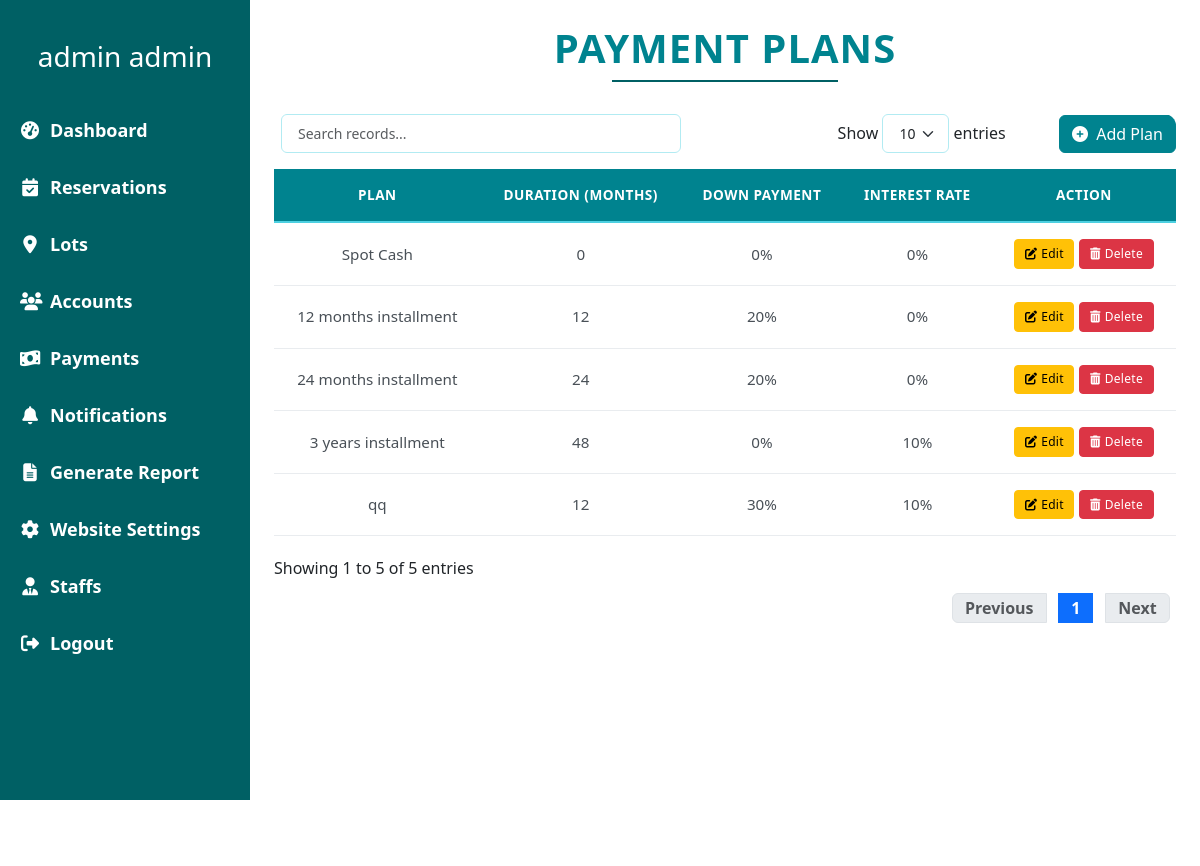
The page /admin/payment_plans.php (signed in) on the database as committed earlier.
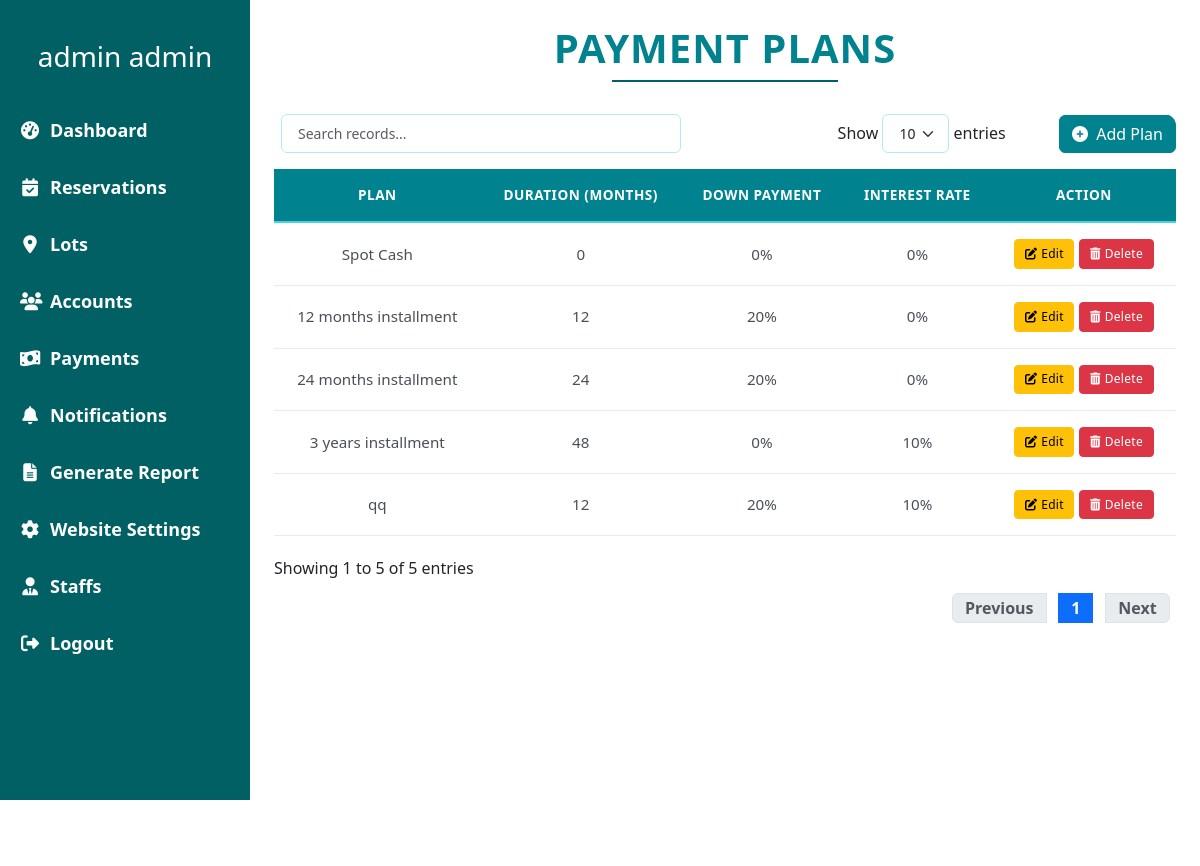
The same page on the database as committed later.
### tables this page shows
CREATE TABLE `payment_plan` (
  `payment_plan_id` int(11) NOT NULL,
  `plan` varchar(250) NOT NULL,
  `duration` int(11) NOT NULL,
  `down_payment` float NOT NULL,
  `interest_rate` float NOT NULL,
  `is_deleted` tinyint(1) NOT NULL DEFAULT 0
);

### admin/payments/payments.class.php (called while the page is built, shortened)
<?php
require_once __DIR__ . '/../../database.php';
class Payments_class{
    protected $db;
    function __construct(){
        $this->db = new Database();
    }
    public function showPaymentPlans() {
        $sql = "SELECT * FROM payment_plan WHERE is_deleted = 0";
        $query = $this->db->connect()->prepare($sql);
        $data = null;
        if($query->execute()){
            $data = $query->fetchAll(PDO::FETCH_ASSOC);
        }
        return $data;
    }
}

### database.php (called while the page is built, shortened)
<?php
class Database{
    private $host = 'localhost';
    private $username = 'root';
    private $password = '';
    private $dbname = 'burial_db';
    protected $connection;
    function connect(){
        try {
            if($this->connection === null){
                $dsn = "mysql:host=$this->host;dbname=$this->dbname";
                $this->connection = new PDO($dsn, $this->username, $this->password, [
                    PDO::ATTR_ERRMODE => PDO::ERRMODE_EXCEPTION,
                    PDO::ATTR_DEFAULT_FETCH_MODE => PDO::FETCH_ASSOC,
                    PDO::ATTR_EMULATE_PREPARES => false
                ]);
            }
            return $this->connection;
        } catch (PDOException $e) {
            error_log("Database Connection Error: " . $e->getMessage());
            error_log("DSN: mysql:host=$this->host;dbname=$this->dbname");
            throw new Exception("Database connection failed: " . $e->getMessage());
        }
    }
}

### admin/payment_plans.php (the view, shortened to what this page needs)
<?php
    include(__DIR__ . '/nav/navigation.php');
    require_once (__DIR__ . '/payments/payments.class.php');
    $burialObj = new Payments_class();
    $paymentPlans = $burialObj->showPaymentPlans();
?>
<link rel="stylesheet" type="text/css" href="https://cdn.datatables.net/1.13.7/css/dataTables.bootstrap5.min.css">
<div class="container-fluid px-4 py-4">
    <div class="text-center mb-4">
        <h1 class="display-5 fw-bold text-uppercase" style="color: #006064;">PAYMENT PLANS</h1>
        <div class="border-bottom border-2 w-25 mx-auto" style="border-color: #006064 !important;"></div>
    </div>
    <div class="card">
        <div class="card-body">
            <table id="paymentPlansTable" class="table">
                <thead>
                    <tr>
                        <th>Plan</th>
                        <th>Duration (Months)</th>
                        <th>Down Payment</th>
                        <th>Interest Rate</th>
                        <th>Action</th>
                    </tr>
                </thead>
                <tbody>
                    <?php foreach ($paymentPlans as $plan): ?>
                    <tr>
                        <td><?= $plan['plan'] ?></td>
                        <td><?= $plan['duration'] ?></td>
                        <td><?= $plan['down_payment'] ?>%</td>
                        <td><?= $plan['interest_rate'] ?>%</td>
                        <td>
                            <div class="d-flex gap-1 justify-content-center">
                                <a href="payments/edit_payment_plan.php?id=<?= $plan['payment_plan_id'] ?>"
                                   class="btn btn-sm btn-warning d-flex align-items-center">
                                    <i class="fas fa-edit me-1"></i> Edit
                                </a>
                                <button class="btn btn-sm btn-danger deletePlanBtn d-flex align-items-center"
                                        data-plan_id="<?= $plan['payment_plan_id'] ?>">
                                    <i class="fas fa-trash-alt me-1"></i> Delete
                                </button>
                            </div>
                        </td>
                    </tr>
                    <?php endforeach; ?>
                </tbody>
            </table>
        </div>
    </div>
</div>

### admin/nav/navigation.php (shortened to what this page needs)
<!DOCTYPE html>
<html lang="en">
<head>
    <link href="https://cdn.jsdelivr.net/npm/bootstrap@5.3.3/dist/css/bootstrap.min.css" rel="stylesheet">
    <link rel="stylesheet" href="https://cdnjs.cloudflare.com/ajax/libs/font-awesome/6.4.0/css/all.min.css">
    <link rel="stylesheet" href="admin.css">
</head>
<body>
<div class="sidebar" id="sidebar">
    <div class="sidebar-header">
        <h3><?= $_SESSION['account']['first_name'], ' ', $_SESSION['account']['middle_name'], ' ', $_SESSION['account']['last_name']?></h3>
    </div>
    <ul class="sidebar-menu">
        <li><a href="dashboard.php" id="dashboard-link" class="nav-link"><i class="fas fa-tachometer-alt icon"></i><span class="menu-text">Dashboard</span></a></li>
        <li><a href="reservations.php" id="reservations-link" class="nav-link"><i class="fas fa-calendar-check icon"></i><span class="menu-text">Reservations</span></a></li>
        <li><a href="lots.php" id="lots-link" class="nav-link"><i class="fas fa-map-marker-alt icon"></i><span class="menu-text">Lots</span></a></li>
        <li><a href="accounts.php" id="accounts-link" class="nav-link"><i class="fas fa-users icon"></i><span class="menu-text">Accounts</span></a></li>
        <li class="nav-item payments-menu">
            <a href="payments.php" class="nav-link">
                <i class="fas fa-money-bill-wave icon"></i>
                <span class="menu-text">Payments</span>
            </a>
        </li>
        <li>
            <a href="notifications.php" id="notifications-link" class="nav-link">
                <div class="menu-item-wrapper">
                    <div style="display: flex; align-items: center;">
                        <i class="fas fa-bell icon"></i>
                        <span class="menu-text">Notifications</span>
                    </div>
                </div>
            </a>
        </li>
        <li><a href="generate_report.php"><i class="fas fa-file-lines icon"></i><span class="menu-text">Generate Report</span></a></li>
        <li><a href="website_settings.php"><i class="fas fa-gear icon"></i><span class="menu-text">Website Settings</span></a></li>
        <?php if($_SESSION['account']['is_admin']): ?>
        <li class="nav-item payments-menu">
            <a href="staff.php" class="nav-link">
                <i class="fas fa-user-tie icon"></i>
                <span class="menu-text">Staffs</span>
            </a>
        </li>
        <?php endif; ?>
        <li><a href="../sign/logout.php"><i class="fas fa-sign-out-alt icon"></i><span class="menu-text">Logout</span></a></li>
    </ul>
</div>

### admin/admin.css (style rules this page uses)
* { border: 0; margin: 0; padding: 0; }
:root { --primary-dark: #006064; --primary-light: #e0f2f1; --secondary: #b2dfdb; --accent: #455a64; --text-dark: #263238; --text-light: #ffffff; }
body { display: flex; background-color: white; min-height: 100vh; margin: 0; }
ul { list-style-type: none; padding: 0; margin-top: 2vw; }
li { font-size: 1.5vw; font-weight: 600; color: #e0f2f1; padding-bottom: 1vw; padding-top: 1vw; padding-left: 1vw; }
a { text-decoration: none; }
.card { border: none; border-radius: 10px; box-shadow: 0 4px 6px rgba(0, 0, 0, 0.1); transition: all 0.3s ease; height: 100%; }
.card-body { display: flex; flex-direction: column; }

### admin/nav/navigation.php (style rules this page uses)
.sidebar { height: 100vh; width: 250px; position: fixed; top: 0; left: 0; background-color: #006064; padding-top: 20px; transition: all 0.3s; }
.sidebar-header { padding: 20px; text-align: center; color: white; }
.sidebar-menu { list-style: none; padding: 0; margin: 0; }
.sidebar-menu li { padding: 15px 20px; transition: all 0.3s; }
.sidebar-menu a { color: white; text-decoration: none; font-size: 18px; display: flex; align-items: center; }
.sidebar-menu .icon { margin-right: 10px; width: 20px; text-align: center; }
.payments-menu { position: relative; }
.menu-item-wrapper { position: relative; display: flex; align-items: center; width: 100%; }

### admin/payment_plans.php (style rules this page uses)
.table { border-collapse: separate !important; border-spacing: 0 !important; width: 100% !important; margin-bottom: 0 !important; border: none !important; }
.table thead th { background-color: #00838f !important; color: white !important; font-weight: 600 !important; text-transform: uppercase !important; font-size: 0.85rem !important; letter-spacing: 0.5px !important; padding: 1rem !important; text-align: center !important; border: none !important; border-bottom: 2px solid #4dd0e1 !important; }
.table tbody td { padding: 1rem !important; vertical-align: middle !important; border: none !important; border-bottom: 1px solid #e9ecef !important; color: #495057 !important; font-size: 0.95rem !important; text-align: center !important; }
.table tbody tr:nth-of-type(odd) { background-color: #f5fcfd !important; }
.card { border: none !important; border-radius: 12px !important; background: white !important; box-shadow: none !important; overflow-x: hidden !important; }
.card-body { padding: 0 !important; overflow-x: hidden !important; }
.btn-sm { padding: 0.3rem 0.6rem !important; font-size: 0.75rem !important; border-radius: 4px !important; font-weight: 500 !important; letter-spacing: 0.3px !important; }
.display-5 { font-size: 2.5rem !important; margin-bottom: 0.5rem !important; letter-spacing: 1px !important; color: #00838f !important; }
.border-bottom { margin-bottom: 2rem !important; border-color: #4dd0e1 !important; }
.d-flex.gap-1.justify-content-center { display: flex !important; justify-content: center !important; gap: 0.3rem !important; }
.table td:nth-child(3), .table td:nth-child(4) { text-align: center !important; }
.table td:nth-child(2) { text-align: center !important; }

Rows that differ between the two databases and show on the page:
changed payment_plan "qq": down_payment "30" → "20"
